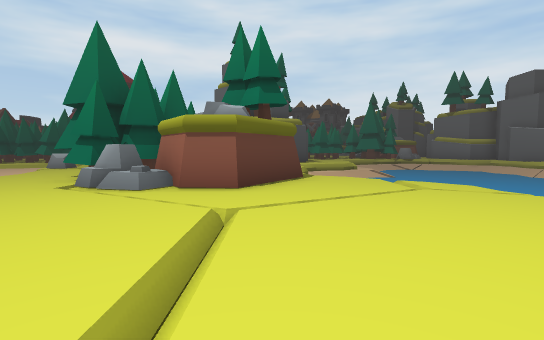
View 1 (above)

24 first-person views from a walk through a scene from a Unity 3-D project. The camera is 1.3 m above the floor, tilts 4° down and sees 85° across. The floor is counted in squares, 2 m on a side. Each view is taken from the middle of a square. On the plan, view 1 faces up. The plan holds only what a view shows up to about 9 squares ahead; the rest is blank. The place goes on beyond the plan. The player is left out.

View 2
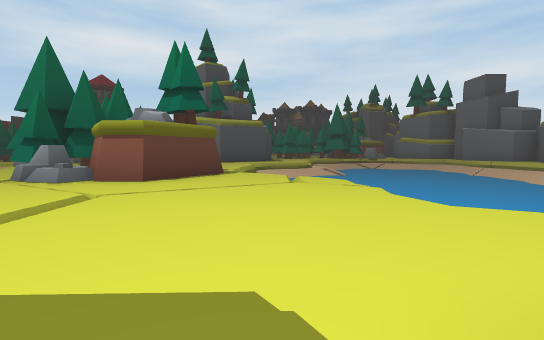

View 3
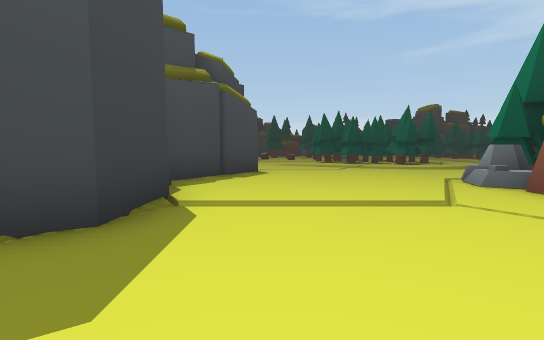

View 4
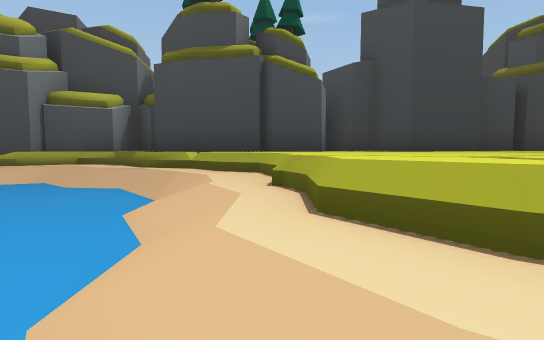

View 5
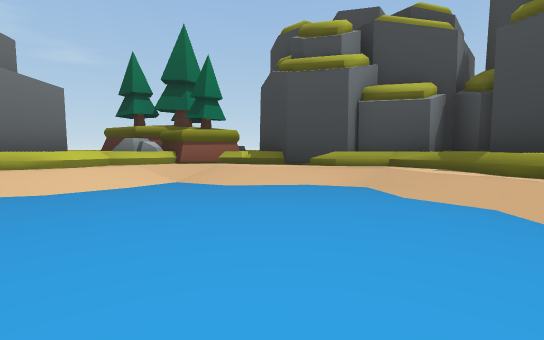

View 6
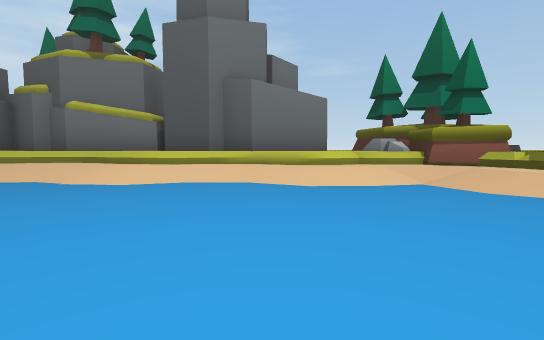

View 7
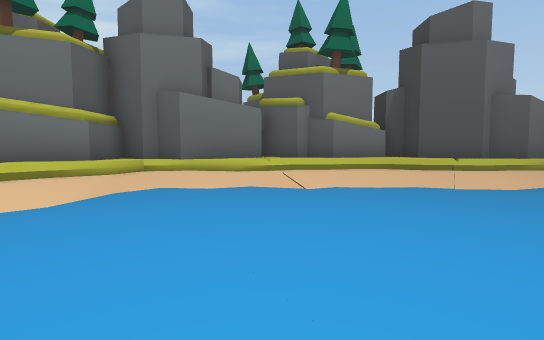

View 8
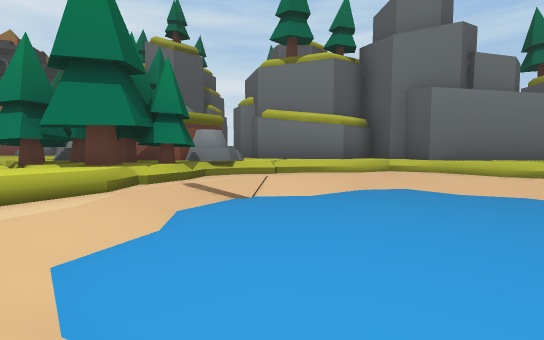

View 9
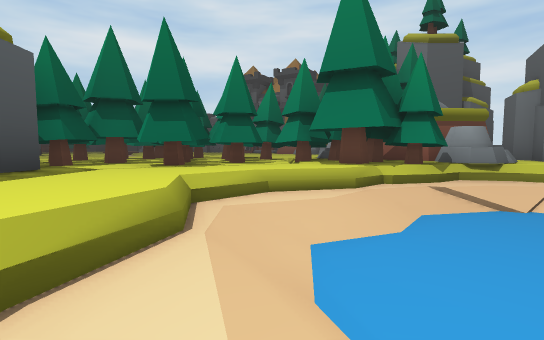

View 10
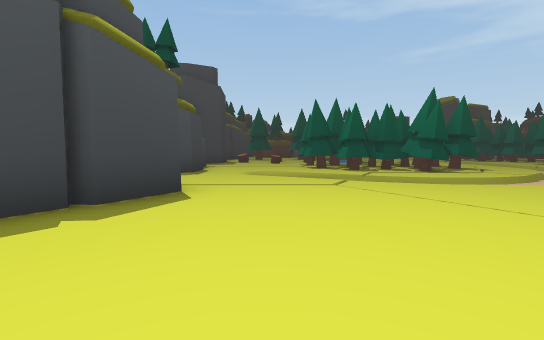

View 11
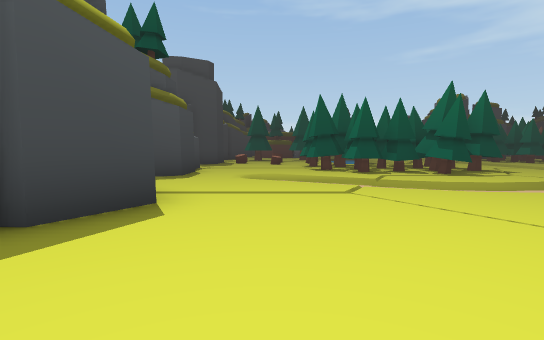

View 12
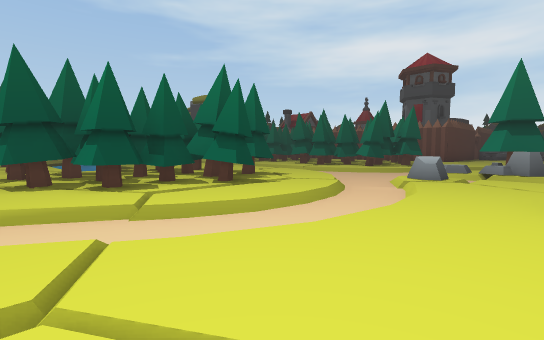

View 13
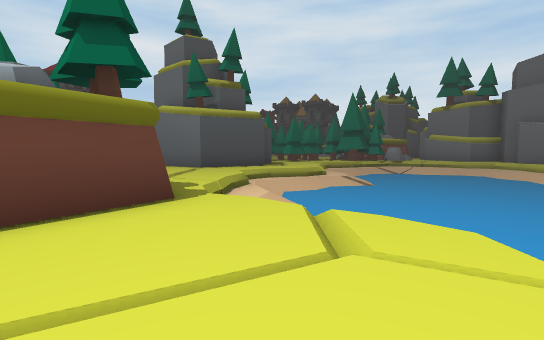

View 14
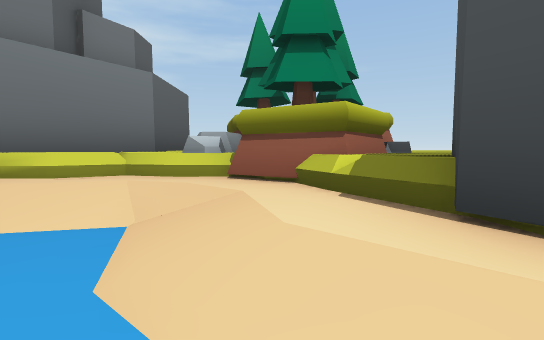

View 15
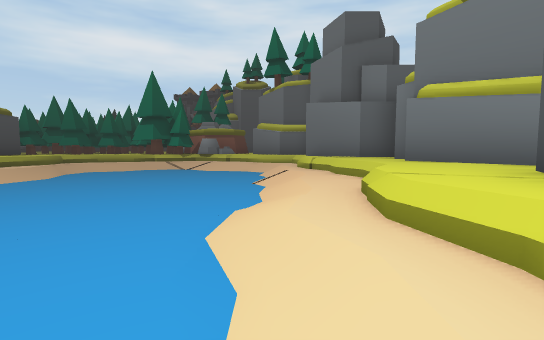

View 16
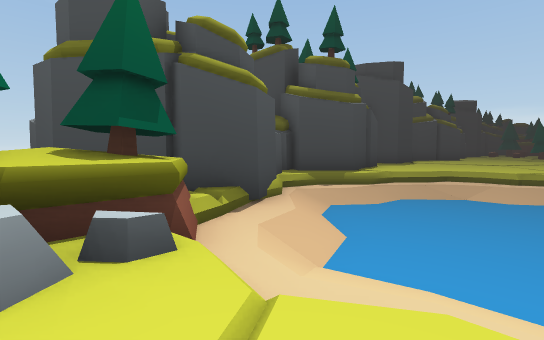

View 17
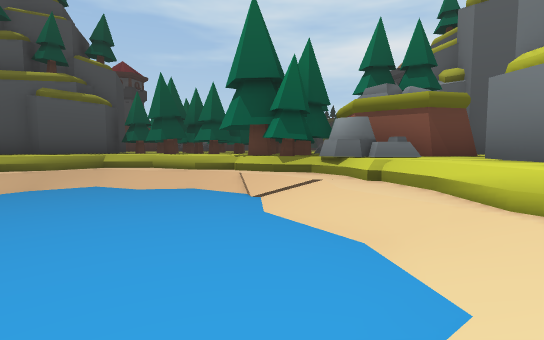

View 18
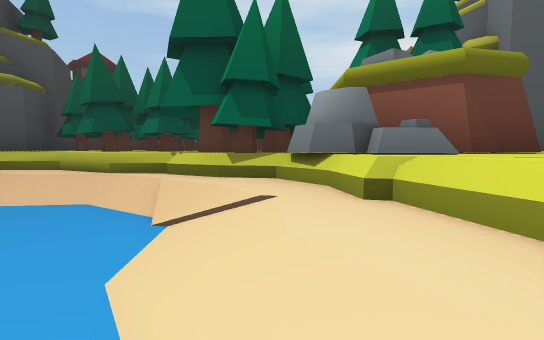

View 19
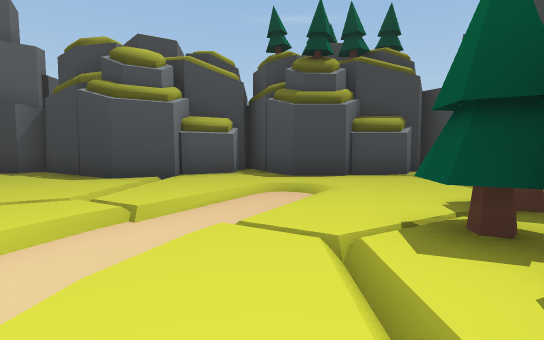

View 20
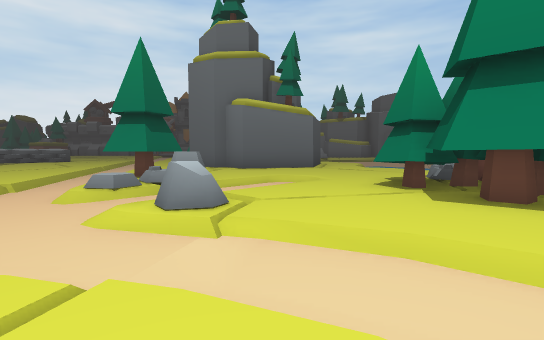

View 21
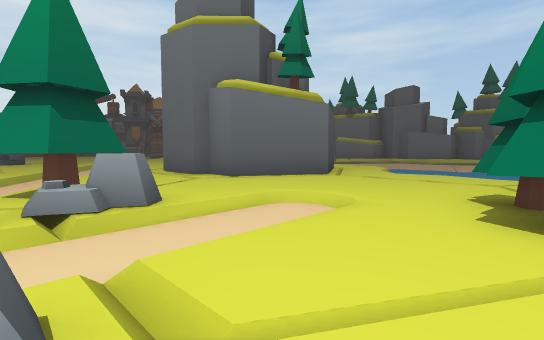

View 22
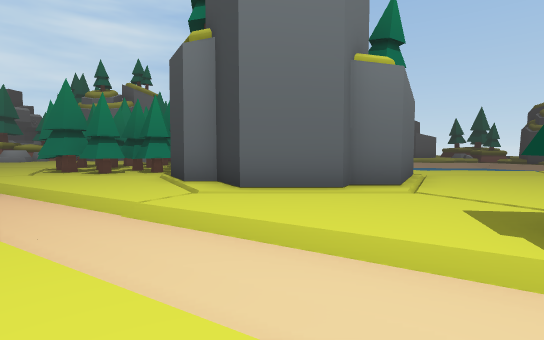

View 23
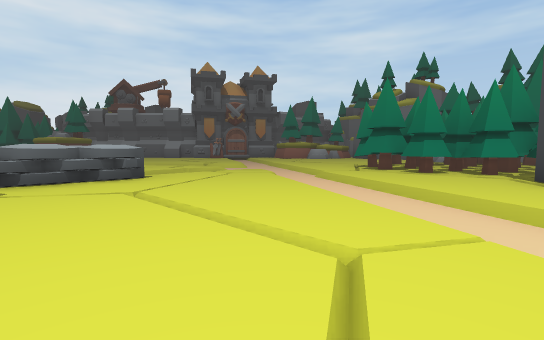

View 24
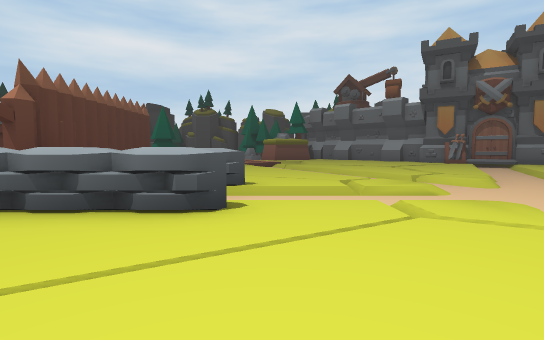

### Floor plan
Key: @ floor where view 1 was taken; # wall or solid block; . main floor; - floor 0.25 m lower than the main floor; _ floor 1.25 m lower than the main floor; / step, stairs or slope; = window, fence, low wall or low ledge; T tree; R rock; O other object.
Columns run from 11 left of view 1 to 15 right of it. Each row starts with its distance up from view 1.
 31   #   ./ ....-/
 30   #  ... //.//.
 29   #  .../-//-/
 28  ##OOO...////
 27  #O  /////--
 26      /////-
 25   OOOO...//
 24    /..../-/.T      TT###
 23    .....-//TT TT..T  T.#
 22    ..../-..TTTTTTTT###T#
 21    .../-/..TTTTT.TTTTTTTTT
 20    ...//../TTTTT.#TTTTTTTT
 19    /./-/./##TTT/..T///=TTT
 18    ..//..TT###/.////////.#
 17   ../-..#    #.=//____///#
 16   ..-/..##   #.//______//#
 15   .//T...##  # //______//##
 14   /-/T/../##/   /______//..
 13   -//R.......   /______//.#
 12   -/R///....=//________///T
 11  --/////...///_________///.
 10 ./-/R.......//_________//..
  9 /./-/./TTTT //_________//.#
  8 T..//.#TTT#T/  ________/=##
  7 TT./-.TTT  T./ /_______//#
  6 T../-..TTT T..///______/=##
  5 T..//...TTT....//______/..#
  4 -./-/./../../..//______//.
  3 ..//...........///____//=T
  2 ./-.............///__///TTT
  1 ................./////#TTTT
  0 .....##....@...###./####TTT
 -1 T###########..## ####  ##..
 -2   ##    #  ####    #    #
 -3                         #

Where each view was taken, in squares from view 1:
view 1: 0 up, 0 right, facing up
view 2: 1 down, 2 right, facing up
view 3: 1 up, 3 right, facing left
view 4: 7 up, 4 right, facing down
view 5: 6 up, 6 right, facing down-right
view 6: 6 up, 6 right, facing right
view 7: 14 up, 5 right, facing right
view 8: 14 up, 5 right, facing up-right
view 9: 14 up, 5 right, facing up
view 10: 2 up, 1 left, facing left
view 11: 2 up, 2 left, facing left
view 12: 3 up, 5 left, facing up-left
view 13: 3 up, 2 right, facing up
view 14: 2 up, 9 right, facing right
view 15: 6 up, 12 right, facing up
view 16: 5 up, 14 right, facing down-left
view 17: 15 up, 12 right, facing up-left
view 18: 17 up, 11 right, facing up-left
view 19: 7 up, 9 left, facing down
view 20: 7 up, 9 left, facing up-right
view 21: 9 up, 7 left, facing up-right
view 22: 17 up, 8 left, facing right
view 23: 19 up, 8 left, facing up-right
view 24: 22 up, 5 left, facing up
